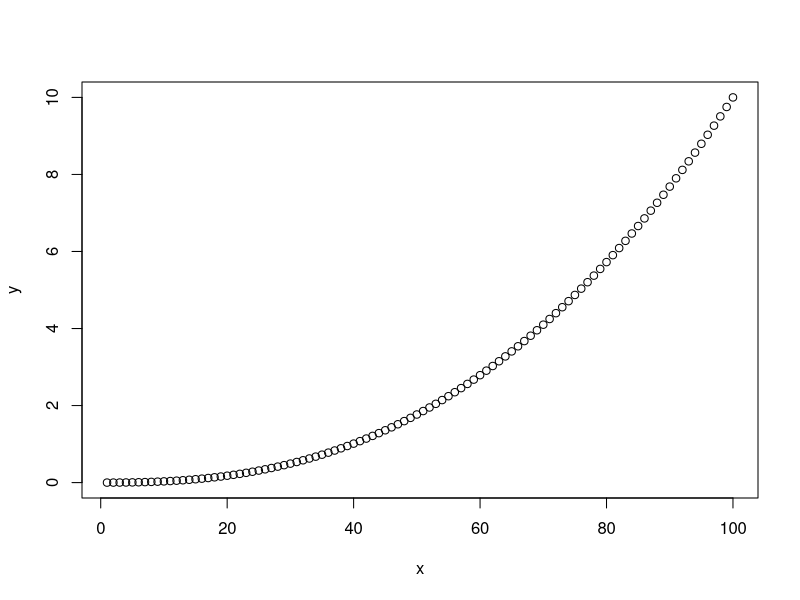
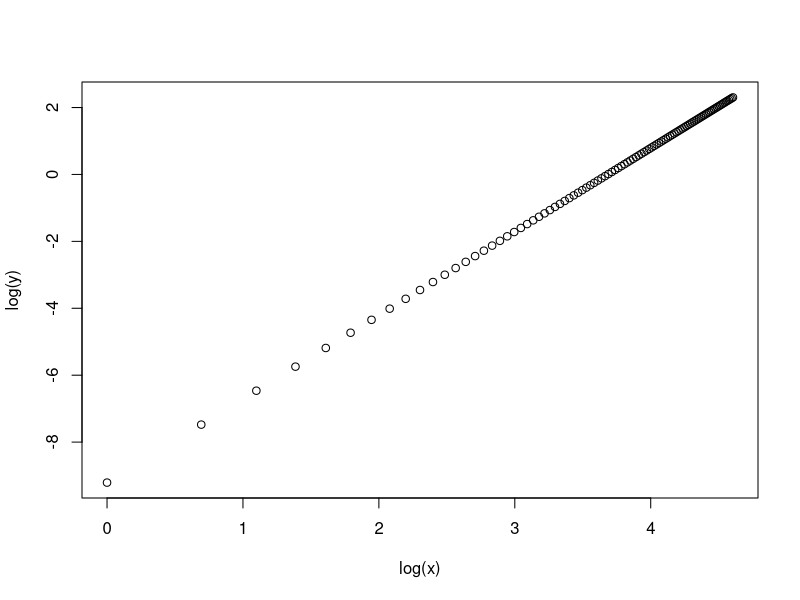
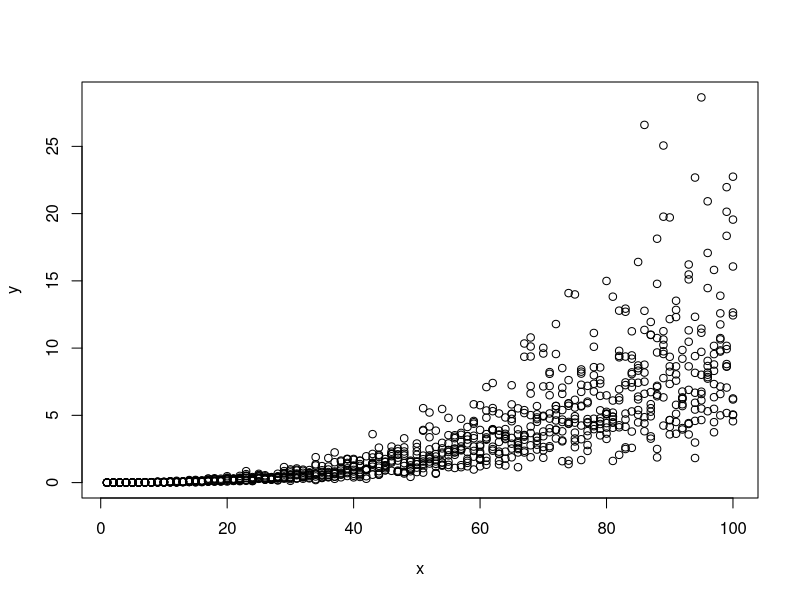
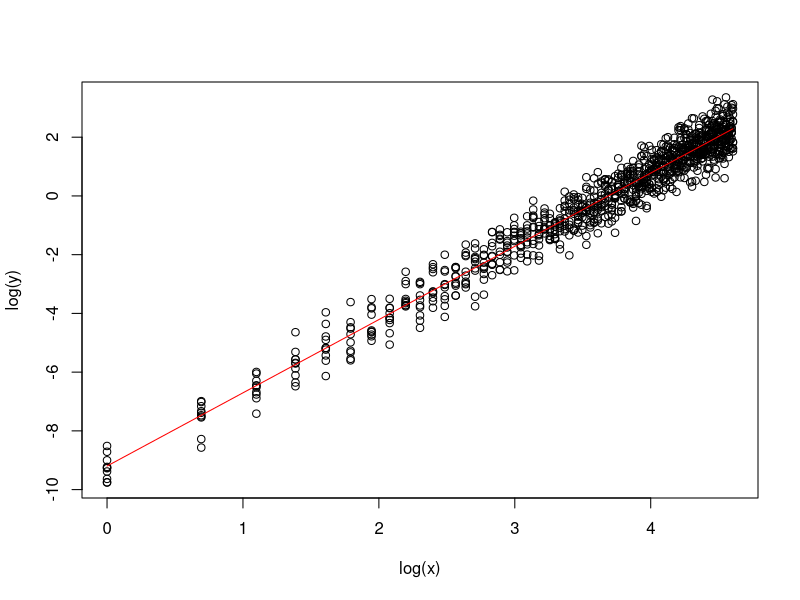
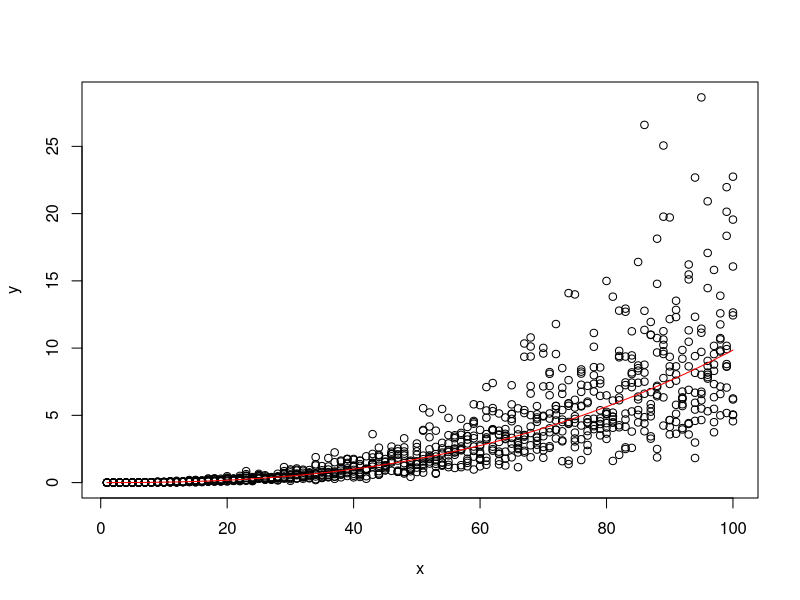

R code for these plots, in order:
# How to estimate length-weight parameters
library(here)
library(tidyverse)

allcrabs <- read.csv(here::here('Heeia_crabdata_Apr2019.csv'))

# Filter data to remove crabs that aren't mature enough to determine sex:
dat <- allcrabs %>%
  filter(!Sex %in% c("FJ","J","NM")
       & !is.na(Sex))

# Filter data to remove crabs that don't have a length or weight available:
dat <- dat %>%
  filter(!is.na(CWid_LR_mm) & !is.na(Weight_calc_kg))

# Calculate weight in g instead of kg
dat <- dat %>%
  mutate(Weight_calc_kg = as.numeric(Weight_calc_kg)) %>%
  mutate(Weight_calc_g = Weight_calc_kg * 1000)

# The classic equation for the relationship between length and weight is W = aL^b, where W is the weight and L is the "length" (in this case, cw).
# Technically this is W = aL^b * exp(epsilon), where epsilon is a normally distributed error term that describes the variation among individuals (you can think of W = aL^b  as being the average, with some individual variation around it). Because epsilon is normally distributed, exp(epsilon) is lognormally distributed.

# If you have an exponential relationship between x and y, you can log x and y and it is a linear relationship:
# These are just some made up values
a <- 0.0001
b <- 2.5

x <- 1:100
y <- a*x^b
plot(x,y)
plot(log(x),log(y))

# With some error:
x <- rep(1:100, each = 10)
for (i in 1:length(x)){
  epsilon <- rnorm(1,0,0.5)
  y[i] <- a * x[i] ^b * exp(epsilon)
}
plot(x,y)

plot(log(x),log(y))

# The easiest way to estimate the parameters a and b is to fit a linear model with lm(). 
# So plot log(length) on the x vs. log(weight) on the y for the crabs (I will leave this part for you to do!):



# To get the parameters that give you the best fit, you can use lm() with the log-transformed values:
log.x <- log(x)
log.y <- log(y)
fit <- lm(formula = log.y~log.x )
summary(fit) # in these estimates, the intercept is a and the slope is b
intercept = coef(fit)[1]
slope = coef(fit)[2]
predicted.log.y <- slope * log.x + intercept
lines(log.x,predicted.log.y,col='red')

# The estimates for a and b are still in log space so we have to transform them to get them back to normal.
plot(x,y)
a <- exp(intercept)
b <- slope
pred.y.normal <- a*x^b
lines(x,pred.y.normal,col='red')

# Voila! These are the a and b estimated from the data. Since we simulated the data in the first place, check to make sure a and b are the same as we hard-coded them on lines 25-26. 

# Now do the same thing for crabs, but with length as x and weight as y! Do it separately for males and females, because other studies have suggested their length-weight relationships are different. You can double check your estimates by plotting the fit on top of the data, like in lines 62-63.